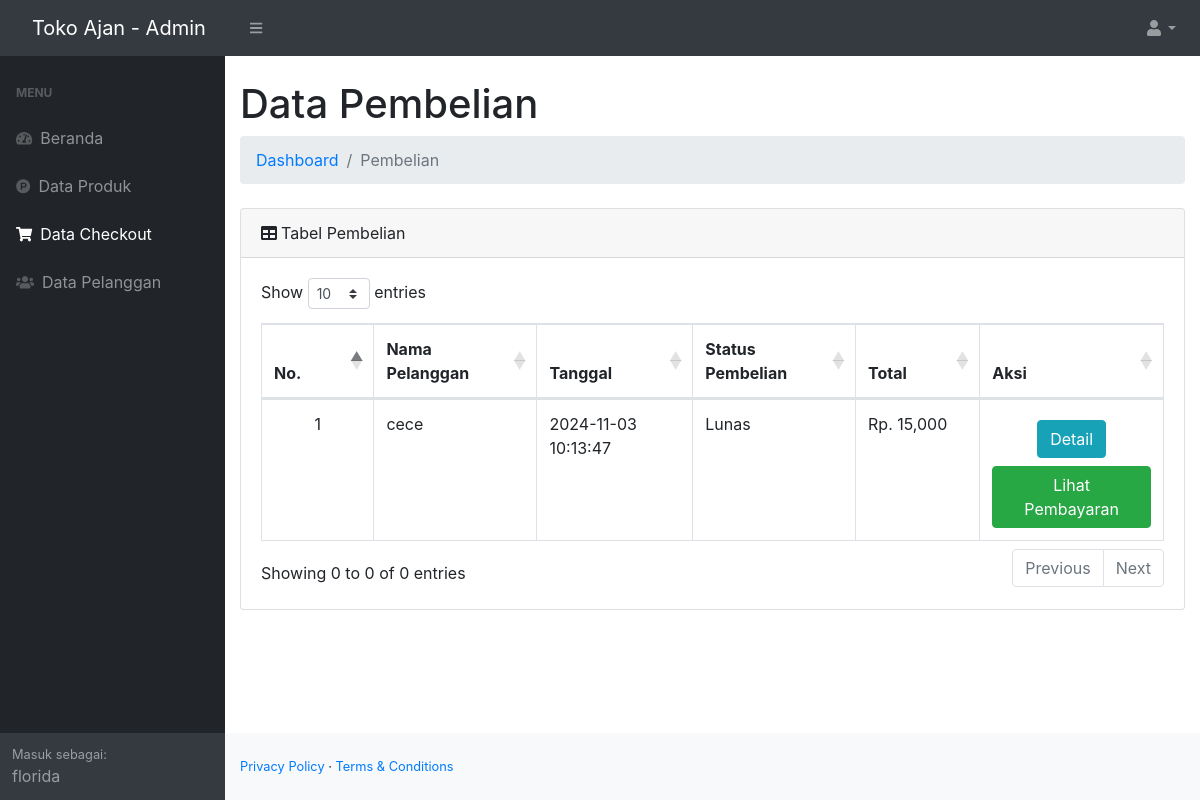
The app's page /admin/dist/index.php?halaman=pembelian (signed in) with its own data.
### tables this page shows
CREATE TABLE `pembelian_barang` (
  `id_pembelian` int(11) NOT NULL,
  `id_pelanggan` int(20) NOT NULL,
  `nama` text NOT NULL,
  `tanggal_pembelian` datetime NOT NULL,
  `alamat` text NOT NULL,
  `no_telp` varchar(20) NOT NULL,
  `total_harga` int(15) NOT NULL,
  `status_pembelian` varchar(100) NOT NULL DEFAULT 'Pending'
);

CREATE TABLE `pelanggan` (
  `id_pelanggan` int(11) NOT NULL,
  `Nama` varchar(30) NOT NULL,
  `username` char(10) NOT NULL,
  `password` varchar(20) NOT NULL,
  `no_hp` int(20) NOT NULL,
  `email` varchar(100) NOT NULL,
  `alamat` text NOT NULL
);

### admin/dist/functions.php (called while the page is built, shortened)
<?php
$conn = mysqli_connect("localhost", "root", "", "ajan");
function query($query)
{
    global $conn;
    $result = mysqli_query($conn, $query);
    $rows = [];
    while ($row = mysqli_fetch_assoc($result)) {
        $rows[] = $row;
    }
    return $rows;
}

### admin/dist/pembelian.php (the view, shortened to what this page needs)
<?php
$dataPembelian = query("SELECT * FROM pembelian_barang
JOIN pelanggan ON pembelian_barang.id_pelanggan=pelanggan.id_pelanggan");
?>
<html lang="en">
<head>
    <link rel="stylesheet" href="assets/bootstrap/css/bootstrap.min.css">
    <link rel="stylesheet" href="assets/fonts/font-awesome.min.css">
    <link rel="stylesheet" href="assets/fonts/ionicons.min.css">
    <link rel="stylesheet" href="assets/css/Check-Out-Page-V100.css">
    <link rel="stylesheet" href="assets/css/ebs-contact-form-1.css">
    <link rel="stylesheet" href="assets/css/ebs-contact-form.css">
    <link rel="stylesheet" href="assets/css/Header-Blue.css">
    <link rel="stylesheet" href="assets/css/Login-Form-Clean.css">
    <link rel="stylesheet" href="assets/css/Navigation-with-Search.css">
    <link rel="stylesheet" href="assets/css/Pretty-Product-List.css">
    <link rel="stylesheet" href="assets/css/Profile-Edit-Form-1.css">
    <link rel="stylesheet" href="assets/css/Profile-Edit-Form.css">
    <link rel="stylesheet" href="assets/css/Registration-Form-with-Photo.css">
    <link rel="stylesheet" href="assets/css/styles.css">
    <link rel="stylesheet" href="assets/css/WOWSlider-about-us-1.css">
    <link rel="stylesheet" href="assets/css/WOWSlider-about-us-2.css">
    <link rel="stylesheet" href="assets/css/WOWSlider-about-us.css">
</head>
<body>
    <div class="container-fluid">
        <h1 class="mt-4">Data Pembelian</h1>
        <ol class="breadcrumb mb-4">
            <li class="breadcrumb-item"><a href="index.php">Dashboard</a></li>
            <li class="breadcrumb-item active">Pembelian</li>
        </ol>
        <div class="card mb-4">
            <div class="card-header">
                Tabel Pembelian
            </div>
            <div class="card-body">
                <div class="table-responsive">
                    <div id="offline_wrapper" class="dataTables_wrapper dt-bootstrap4 no-footer">
                        <div class="row">
                            <div class="col-sm-12 col-md-6">
                                <div class="dataTables_length" id="offline_length"><label>Show <select
                                            name="offline_length" aria-controls="offline"
                                            class="custom-select custom-select-sm form-control form-control-sm">
                                            <option value="10">10</option>
                                        </select> entries</label></div>
                            </div>
                        </div>
                        <div class="row">
                            <div class="col-sm-12">
                                <table class="table table-bordered dataTable no-footer" id="offline" role="grid"
                                    aria-describedby="offline_info" style="width: 100%;" width="100%" cellspacing="0">
                                    <thead>
                                        <tr class="text-center" role="row">
                                            <th class="sorting_asc" tabindex="0" aria-controls="offline" rowspan="1"
                                                colspan="1" style="width: 99px;" aria-sort="ascending"
                                                aria-label="No: activate to sort column descending">No.
                                            </th>
                                            <th class="sorting" tabindex="0" aria-controls="offline" rowspan="1"
                                                colspan="1" style="width: 147px;"
                                                aria-label="Nama: activate to sort column ascending">
                                                Nama Pelanggan</th>
                                            <th class="sorting" tabindex="0" aria-controls="offline" rowspan="1"
                                                colspan="1" style="width: 147px;"
                                                aria-label="Nama: activate to sort column ascending">
                                                Tanggal</th>
                                            <th class="sorting" tabindex="0" aria-controls="offline" rowspan="1"
                                                colspan="1" style="width: 147px;"
                                                aria-label="Nama: activate to sort column ascending">
                                                Status Pembelian</th>
                                            <th class="sorting" tabindex="0" aria-controls="offline" rowspan="1"
                                                colspan="1" style="width: 111px;"
                                                aria-label="NIK: activate to sort column ascending">Total
                                            </th>
                                            <th class="sorting" tabindex="0" aria-controls="offline" rowspan="1"
                                                colspan="1" style="width: 166px;"
                                                aria-label="No. HP: activate to sort column ascending">
                                                Aksi</th>
                                        </tr>
                                    </thead>
                                    <tbody>
                                        <?php $i = 1; ?>
                                        <?php foreach ($dataPembelian as $pembelian) : ?>
                                        <tr>
                                            <td class="text-center"><?= $i; ?></td>
                                            <td><?= $pembelian['Nama']; ?></td>
                                            <td><?= $pembelian['tanggal_pembelian']; ?></td>
                                            <td><?= $pembelian['status_pembelian']; ?></td>
                                            <td>Rp. <?= number_format($pembelian['total_harga']); ?></td>
                                            <td class="text-center">
                                                <a href="index.php?halaman=detail&id=<?= $pembelian["id_pembelian"]; ?>"
                                                    class="btn-info btn mt-2">Detail</a>
                                                <?php if ($pembelian['status_pembelian'] != "Pending") : ?>
                                                <a href="index.php?halaman=pembayaran&id=<?= $pembelian['id_pembelian']; ?>"
                                                    class="btn-success btn mt-2">Lihat Pembayaran</a>
                                                <?php endif; ?>
                                            </td>
                                        </tr>
                                        <?php $i++; ?>
                                        <?php endforeach; ?>
                                    </tbody>
                                </table>
                            </div>
                        </div>
                        <div class="row">
                            <div class="col-sm-12 col-md-5">
                                <div class="dataTables_info" id="offline_info" role="status" aria-live="polite">Showing
                                    0 to 0 of 0 entries</div>
                            </div>
                            <div class="col-sm-12 col-md-7">
                                <div class="dataTables_paginate paging_simple_numbers" id="offline_paginate">
                                    <ul class="pagination">
                                        <li class="paginate_button page-item previous disabled" id="offline_previous"><a
                                                href="#" aria-controls="offline" data-dt-idx="0" tabindex="0"
                                                class="page-link">Previous</a></li>
                                        <li class="paginate_button page-item next disabled" id="offline_next"><a
                                                href="#" aria-controls="offline" data-dt-idx="1" tabindex="0"
                                                class="page-link">Next</a>
                                        </li>
                                    </ul>
                                </div>
                            </div>
                        </div>
                    </div>
                </div>
            </div>
        </div>
</body>
</html>

### records on screen
pembelian_barang: id_pelanggan.Nama "cece", tanggal_pembelian "2024-11-03 10:13:47", status_pembelian "Lunas", total_harga "15,000"

### other values on screen
$nama "florida"
